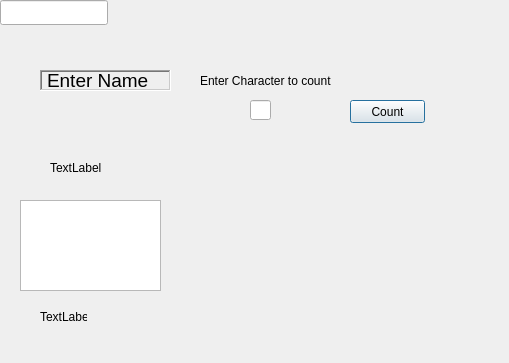
<?xml version="1.0" encoding="UTF-8"?>
<ui version="4.0">
 <class>Dialog</class>
 <widget class="QDialog" name="Dialog">
  <property name="geometry">
   <rect>
    <x>0</x>
    <y>0</y>
    <width>509</width>
    <height>363</height>
   </rect>
  </property>
  <property name="windowTitle">
   <string>Dialog</string>
  </property>
  <widget class="QLabel" name="label">
   <property name="geometry">
    <rect>
     <x>40</x>
     <y>70</y>
     <width>131</width>
     <height>21</height>
    </rect>
   </property>
   <property name="font">
    <font>
     <pointsize>14</pointsize>
    </font>
   </property>
   <property name="frameShape">
    <enum>QFrame::WinPanel</enum>
   </property>
   <property name="frameShadow">
    <enum>QFrame::Sunken</enum>
   </property>
   <property name="text">
    <string>Enter Name </string>
   </property>
   <property name="wordWrap">
    <bool>true</bool>
   </property>
  </widget>
  <widget class="QPushButton" name="pushButton">
   <property name="geometry">
    <rect>
     <x>350</x>
     <y>100</y>
     <width>75</width>
     <height>23</height>
    </rect>
   </property>
   <property name="text">
    <string>Count</string>
   </property>
  </widget>
  <widget class="QLineEdit" name="lineEdit">
   <property name="font">
    <font>
     <family>Impact</family>
    </font>
   </property>
  </widget>
  <widget class="QLabel" name="label_2">
   <property name="geometry">
    <rect>
     <x>50</x>
     <y>160</y>
     <width>161</width>
     <height>16</height>
    </rect>
   </property>
   <property name="text">
    <string>TextLabel</string>
   </property>
  </widget>
  <widget class="QLineEdit" name="lineEdit_2">
   <property name="geometry">
    <rect>
     <x>250</x>
     <y>100</y>
     <width>21</width>
     <height>20</height>
    </rect>
   </property>
  </widget>
  <widget class="QLabel" name="label_3">
   <property name="geometry">
    <rect>
     <x>200</x>
     <y>70</y>
     <width>171</width>
     <height>21</height>
    </rect>
   </property>
   <property name="text">
    <string>Enter Character to count</string>
   </property>
   <property name="wordWrap">
    <bool>true</bool>
   </property>
  </widget>
  <widget class="QListWidget" name="listWidget">
   <property name="geometry">
    <rect>
     <x>20</x>
     <y>200</y>
     <width>141</width>
     <height>91</height>
    </rect>
   </property>
  </widget>
  <widget class="QLabel" name="label_4">
   <property name="geometry">
    <rect>
     <x>40</x>
     <y>310</y>
     <width>47</width>
     <height>13</height>
    </rect>
   </property>
   <property name="text">
    <string>TextLabel</string>
   </property>
  </widget>
 </widget>
 <resources/>
 <connections/>
</ui>
